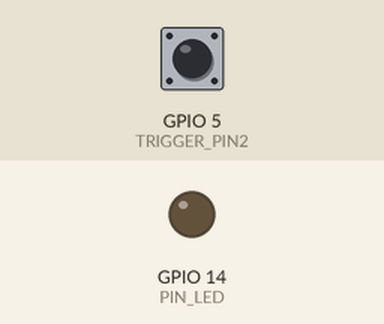
This sketch was run on a simulated ESP8266 (Wemos D1 mini). Shown: output pins drawn as LEDs (lit = HIGH). Inputs (shaded band) come from the test bench; at power-on: GPIO 5 (TRIGGER_PIN2) HIGH. WiFi joins after 1.5 s; servers stay silent unless stated; storage starts empty; what the sketch prints to the serial monitor is not drawn. At 1.6 s the program restarts the board; the recording ends there.

Above: at 0.1 s.
Timing chart, 0 to 1.6 s (numbered marks = the images above):
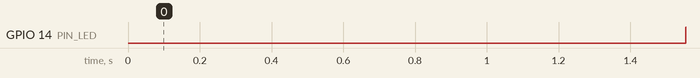

Measured:
- by itself, GPIO 14 (PIN_LED): LOW → HIGH at 1.6 s

The sketch:

Base.ino
```cpp
#include <FS.h>
#include <ESP8266WiFi.h>          //https://github.com/esp8266/Arduino
#include <ArduinoJson.h>          //https://github.com/bblanchon/ArduinoJson

//needed for library
#include <ESP8266WebServer.h>
#include <DNSServer.h>
#include <WiFiManager.h>          //https://github.com/kentaylor/WiFiManager

// Constants

// select wich pin will trigger the configuraton portal when set to LOW
// ESP-01 users please note: the only pins available (0 and 2), are shared
// with the bootloader, so always set them HIGH at power-up
// Onboard LED I/O pin on NodeMCU board
const int PIN_LED = 14; // D4 on NodeMCU and WeMos. Controls the onboard LED.
/* Trigger for inititating config mode is Pin D3 and also flash button on NodeMCU
 * Flash button is convenient to use but if it is pressed it will stuff up the serial port device driver
 * until the computer is rebooted on windows machines.
 */

/*
 * Alternative trigger pin. Needs to be connected to a button to use this pin. It must be a momentary connection
 * not connected permanently to ground. Either trigger pin will work.
 */
const int TRIGGER_PIN2 = 5; //

const char* CONFIG_FILE = "/config.json";

// Variables

// Indicates whether ESP has WiFi credentials saved from previous session
bool initialConfig = false;

// Default configuration values
char thingspeakApiKey[17] = "";
bool sensorDht22 = true;
unsigned int pinSda = 2;
unsigned int pinScl = 14;

// Function Prototypes

bool readConfigFile();
bool writeConfigFile();

// Setup function
void setup() {
  // Put your setup code here, to run once
  Serial.begin(115200);
  Serial.println("\n Starting");

  // Initialize the LED digital pin as an output.
  pinMode(PIN_LED, OUTPUT);
  // Initialize trigger pins

  pinMode(TRIGGER_PIN2, INPUT_PULLUP);


  // Mount the filesystem
  bool result = SPIFFS.begin();
  Serial.println("SPIFFS opened: " + result);

  if (!readConfigFile()) {
    Serial.println("Failed to read configuration file, using default values");
  }

  WiFi.printDiag(Serial); //Remove this line if you do not want to see WiFi password printed

  if (WiFi.SSID() == "") {
    Serial.println("We haven't got any access point credentials, so get them now");
    initialConfig = true;
  } else {
    digitalWrite(PIN_LED, HIGH); // Turn LED off as we are not in configuration mode.
    WiFi.mode(WIFI_STA); // Force al modo de estación porque si el dispositivo estaba apagado mientras estaba en el modo de punto de acceso, se iniciará la próxima vez en el modo de punto de acceso.
    unsigned long startedAt = millis();
    Serial.print("After waiting ");
    int connRes = WiFi.waitForConnectResult();
    float waited = (millis()- startedAt);
    Serial.print(waited/1000);
    Serial.print(" secs in setup() connection result is ");
    Serial.println(connRes);
  }

  if (WiFi.status()!=WL_CONNECTED){
    Serial.println("Failed to connect, finishing setup anyway");
  } else{
    Serial.print("Local ip: ");
    Serial.println(WiFi.localIP());
  }
}

// Loop function

void loop() {


  // is configuration portal requested?
  if ( (digitalRead(TRIGGER_PIN2) == HIGH) || (initialConfig)) {
     Serial.println("Configuration portal requested");
     digitalWrite(PIN_LED, LOW); // turn the LED on by making the voltage LOW to tell us we are in configuration mode.
    //Local intialization. Once its business is done, there is no need to keep it around


    // Extra parameters to be configured
    // After connecting, parameter.getValue() will get you the configured value
    // Format: <ID> <Placeholder text> <default value> <length> <custom HTML> <label placement>

    // Thingspeak API Key - this is a straight forward string parameter
    WiFiManagerParameter p_thingspeakApiKey("thingspeakapikey", "YAS Smart Device Key", thingspeakApiKey, 17);

    // DHT-22 sensor present or not - bool parameter visualized using checkbox, so couple of things to note
    // - value is always 'T' for true. When the HTML form is submitted this is the value that will be
    //   sent as a parameter. When unchecked, nothing will be sent by the HTML standard.
    // - customhtml must be 'type="checkbox"' for obvious reasons. When the default is checked
    //   append 'checked' too
    // - labelplacement parameter is WFM_LABEL_AFTER for checkboxes as label has to be placed after the input field

    char customhtml[24] = "type=\"checkbox\"";
    if (sensorDht22) {
      strcat(customhtml, " checked");
    }
    WiFiManagerParameter p_sensorDht22("sensordht22", "DHT-22 Sensor", "T", 2, customhtml, WFM_LABEL_AFTER);

    // I2C SCL and SDA parameters are integers so we need to convert them to char array but
    // no other special considerations


    char convertedValue[3];
    sprintf(convertedValue, "%d", pinSda);
    WiFiManagerParameter p_pinSda("pinsda", "I2C SDA pin", convertedValue, 3);
    sprintf(convertedValue, "%d", pinScl);
    WiFiManagerParameter p_pinScl("pinscl", "I2C SCL pin", convertedValue, 3);

    // Just a quick hint
    WiFiManagerParameter p_hint("<small>*Hint: if you want to reuse the currently active WiFi credentials, leave SSID and Password fields empty</small>");

    // Initialize WiFIManager
    WiFiManager wifiManager;

    //add all parameters here

    wifiManager.addParameter(&p_hint);
    wifiManager.addParameter(&p_thingspeakApiKey);
    wifiManager.addParameter(&p_sensorDht22);
    wifiManager.addParameter(&p_pinSda);
    wifiManager.addParameter(&p_pinScl);


    // Sets timeout in seconds until configuration portal gets turned off.
    // If not specified device will remain in configuration mode until
    // switched off via webserver or device is restarted.
    // wifiManager.setConfigPortalTimeout(600);

    // It starts an access point
    // and goes into a blocking loop awaiting configuration.
    // Once the user leaves the portal with the exit button
    // processing will continue
    if (!wifiManager.startConfigPortal()) {
      Serial.println("Not connected to WiFi but continuing anyway.");
    } else {
      // If you get here you have connected to the WiFi
      Serial.println("Connected...yeey :)");
    }


    // Getting posted form values and overriding local variables parameters
    // Config file is written regardless the connection state
    strcpy(thingspeakApiKey, p_thingspeakApiKey.getValue());
    sensorDht22 = (strncmp(p_sensorDht22.getValue(), "T", 1) == 0);
    pinSda = atoi(p_pinSda.getValue());
    pinScl = atoi(p_pinScl.getValue());
    // Writing JSON config file to flash for next boot
    writeConfigFile();


    digitalWrite(PIN_LED, HIGH); // Turn LED off as we are not in configuration mode.

    ESP.reset(); // This is a bit crude. For some unknown reason webserver can only be started once per boot up
    // so resetting the device allows to go back into config mode again when it reboots.
    delay(5000);
  }


  // Configuration portal not requested, so run normal loop
  // Put your main code here, to run repeatedly...
/////////////////////////////////////////////////////////////////inicia loop/////////////////////////////////////////////


  ///////////////////////////// fin de codigo/////////////////////////////////////////////////////////////////

}


///////////////////////////////////////////////

bool readConfigFile() {
  // this opens the config file in read-mode
  File f = SPIFFS.open(CONFIG_FILE, "r");

  if (!f) {
    Serial.println("Configuration file not found");
    return false;
  } else {
    // we could open the file
    size_t size = f.size();
    // Allocate a buffer to store contents of the file.
    std::unique_ptr<char[]> buf(new char[size]);

    // Read and store file contents in buf
    f.readBytes(buf.get(), size);
    // Closing file
    f.close();
    // Using dynamic JSON buffer which is not the recommended memory model, but anyway
    // See https://github.com/bblanchon/ArduinoJson/wiki/Memory%20model
    DynamicJsonBuffer jsonBuffer;
    // Parse JSON string
    JsonObject& json = jsonBuffer.parseObject(buf.get());
    // Test if parsing succeeds.
    if (!json.success()) {
      Serial.println("JSON parseObject() failed");
      return false;
    }
    json.printTo(Serial);

    // Parse all config file parameters, override
    // local config variables with parsed values
    if (json.containsKey("thingspeakApiKey")) {
      strcpy(thingspeakApiKey, json["thingspeakApiKey"]);
    }

    if (json.containsKey("sensorDht22")) {
      sensorDht22 = json["sensorDht22"];
    }

    if (json.containsKey("pinSda")) {
      pinSda = json["pinSda"];
    }

    if (json.containsKey("pinScl")) {
      pinScl = json["pinScl"];
    }
  }
  Serial.println("\nConfig file was successfully parsed");
  return true;
}

bool writeConfigFile() {
  Serial.println("Saving config file");
  DynamicJsonBuffer jsonBuffer;
  JsonObject& json = jsonBuffer.createObject();

  // JSONify local configuration parameters
  json["thingspeakApiKey"] = thingspeakApiKey;
  json["sensorDht22"] = sensorDht22;
  json["pinSda"] = pinSda;
  json["pinScl"] = pinScl;

  // Open file for writing
  File f = SPIFFS.open(CONFIG_FILE, "w");
  if (!f) {
    Serial.println("Failed to open config file for writing");
    return false;
  }

  json.prettyPrintTo(Serial);
  // Write data to file and close it
  json.printTo(f);
  f.close();

  Serial.println("\nConfig file was successfully saved");
  return true;
}
```
